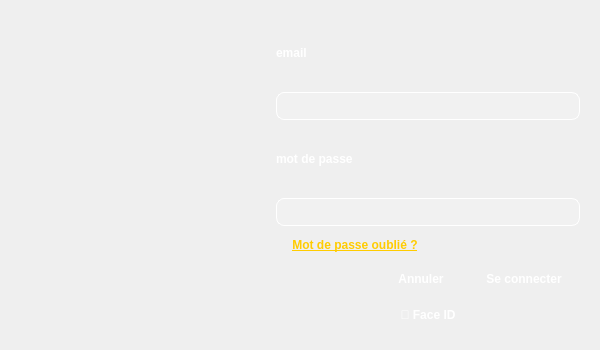
<?xml version="1.0" encoding="UTF-8"?>
<ui version="4.0">
 <class>LoginDialog</class>
 <widget class="QDialog" name="LoginDialog">
  <property name="geometry">
   <rect>
    <x>0</x>
    <y>0</y>
    <width>600</width>
    <height>350</height>
   </rect>
  </property>
  <property name="windowTitle">
   <string>Connexion</string>
  </property>
  <property name="styleSheet">
   <string notr="true">QDialog {
    background-color: qlineargradient(
        x1:0, y1:0, x2:1, y2:1,
        stop:0 #2a174c,
        stop:0.5 #3452c9,
        stop:1 #c7386d
    );
}

QLabel {
    color: white;
    font-weight: bold;
}

QLineEdit {
    background-color: rgba(255, 255, 255, 30);
    color: white;
    border: 1px solid white;
    border-radius: 8px;
    padding: 5px;
}

QPushButton {
    background-color: qlineargradient(
        x1: 0, y1: 0, x2: 0, y2: 1,
        stop: 0 #ff8c00,
        stop: 1 #ffa500
    );
    color: white;
    border: 2px solid transparent;
    border-radius: 8px;
    padding: 6px 16px;
    font-weight: bold;
}

QPushButton:hover {
    border: 2px solid #ffcc00;
}

QPushButton:pressed {
    background-color: rgb(0, 170, 127);
}

QPushButton#btnForgot {
    background-color: transparent;
    color: #ffcc00;
    border: none;
    text-decoration: underline;
}

QPushButton#btnForgot:hover {
    color: #ffffff;
}

QPushButton#btnFaceID {
    background-color: qlineargradient(
        x1: 0, y1: 0, x2: 0, y2: 1,
        stop: 0 #4CAF50,
        stop: 1 #45a049
    );
    color: white;
    border: 2px solid transparent;
    border-radius: 8px;
    padding: 6px 16px;
    font-weight: bold;
}

QPushButton#btnFaceID:hover {
    border: 2px solid #66ff66;
}
</string>
  </property>
  <layout class="QHBoxLayout" name="horizontalLayout">
   <item>
    <widget class="QLabel" name="labelLogo">
     <property name="minimumSize">
      <size>
       <width>250</width>
       <height>250</height>
      </size>
     </property>
     <property name="styleSheet">
      <string notr="true">image: url(:/images/logo.png);
background-color: transparent;
background-position: center;
background-repeat: no-repeat;</string>
     </property>
     <property name="text">
      <string/>
     </property>
     <property name="alignment">
      <set>Qt::AlignCenter</set>
     </property>
    </widget>
   </item>
   <item>
    <widget class="QWidget" name="rightWidget">
     <layout class="QVBoxLayout" name="verticalLayout">
      <item>
       <widget class="QLabel" name="labelIdentifiant">
        <property name="text">
         <string>email</string>
        </property>
       </widget>
      </item>
      <item>
       <widget class="QLineEdit" name="lineEmail"/>
      </item>
      <item>
       <widget class="QLabel" name="labelMdp">
        <property name="text">
         <string>mot de passe</string>
        </property>
       </widget>
      </item>
      <item>
       <widget class="QLineEdit" name="linePassword">
        <property name="echoMode">
         <enum>QLineEdit::Password</enum>
        </property>
       </widget>
      </item>
      <item>
       <layout class="QHBoxLayout" name="horizontalLayoutForgot">
        <item>
         <widget class="QPushButton" name="btnForgot">
          <property name="text">
           <string>Mot de passe oublié ?</string>
          </property>
          <property name="flat">
           <bool>true</bool>
          </property>
         </widget>
        </item>
        <item>
         <spacer name="horizontalSpacer">
          <property name="orientation">
           <enum>Qt::Horizontal</enum>
          </property>
          <property name="sizeHint" stdset="0">
           <size>
            <width>40</width>
            <height>20</height>
           </size>
          </property>
         </spacer>
        </item>
       </layout>
      </item>
      <item>
       <layout class="QHBoxLayout" name="horizontalLayoutButtons">
        <item>
         <spacer name="horizontalSpacer2">
          <property name="orientation">
           <enum>Qt::Horizontal</enum>
          </property>
          <property name="sizeHint" stdset="0">
           <size>
            <width>40</width>
            <height>20</height>
           </size>
          </property>
         </spacer>
        </item>
        <item>
         <widget class="QPushButton" name="btnCancel">
          <property name="text">
           <string>Annuler</string>
          </property>
         </widget>
        </item>
        <item>
         <widget class="QPushButton" name="btnLogin">
          <property name="text">
           <string>Se connecter</string>
          </property>
         </widget>
        </item>
       </layout>
      </item>
      <item>
       <widget class="QPushButton" name="btnFaceID">
        <property name="text">
         <string>📸 Face ID</string>
        </property>
       </widget>
      </item>
     </layout>
    </widget>
   </item>
  </layout>
 </widget>
 <resources/>
 <connections/>
</ui>
